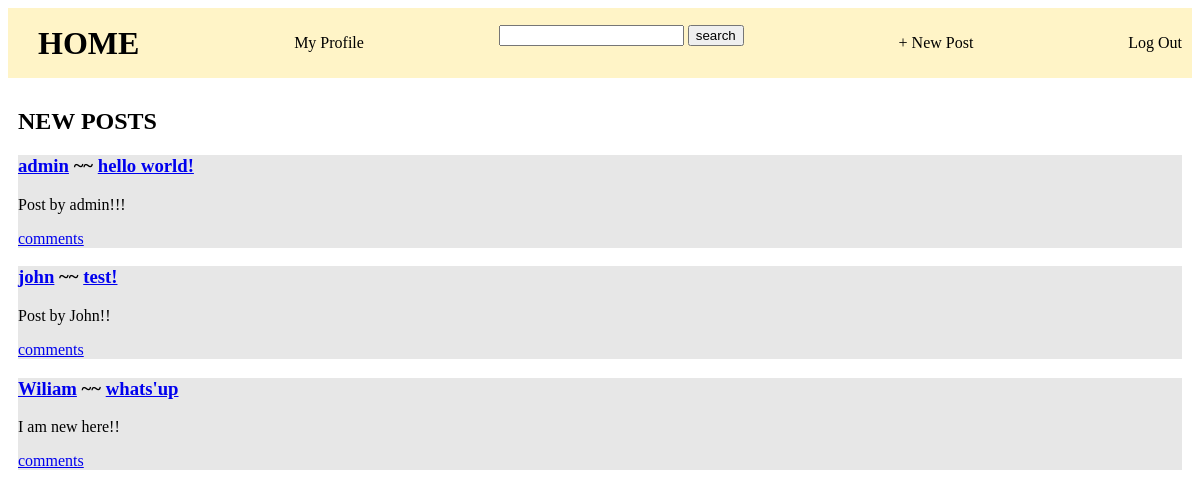
The app's page / (signed in) with its own data.
### blog/models.py (models this page shows, shortened)
class Post(models.Model):
    title = models.CharField(max_length=150)
    body = models.TextField()
    profile = models.ForeignKey(Profile,on_delete=models.CASCADE)

### accounts/models.py (models this page shows, shortened)
class Profile(models.Model):
    user = models.OneToOneField('auth.user',related_name="profile_user",on_delete=models.CASCADE)
    category = models.CharField(max_length=150)
    user_name = models.CharField(max_length=150)
    last_name = models.CharField(max_length=150)
    birth_date = models.DateField()

### blog/views.py (the view)
# urls.py: path('',HomePageView.as_view(),name= 'home'),
class HomePageView(ListView):
    model = Post
    template_name = 'home.html'
    context_object_name = 'posts_list'

### templates/home.html
{% extends 'base.html' %}
{% load static %}
{% block content %}
<div class="posts">
<h2>NEW POSTS</h2>
{% for post in posts_list %}
<div class="post">
 <h3><a href="{% url 'profile_detail' post.profile.pk %}">{{post.profile.user_name}}</a> ~~ <a href="{% url 'post_detail' post.pk %}">{{post.title}}</a></h3>
 <p>{{post.body}}</p>
 <a href="{% url 'post_detail' post.pk %}">comments</a>
</div>
{% endfor %}
</div>
{% endblock content %}

### static/css/base.css (style rules this page uses)
body { background-color: rgb(255, 255, 255); }
.posts { color: rgb(0, 0, 0); padding: 10px; }
.post { background-color: rgb(231, 231, 231); }

### records on screen
Post: profile.user_name "admin", title "hello world!", body "Post by admin!!!"
Post: profile.user_name "john", title "test!", body "Post by John!!"
Post: profile.user_name "Wiliam", title "whats'up", body "I am new here!!"
